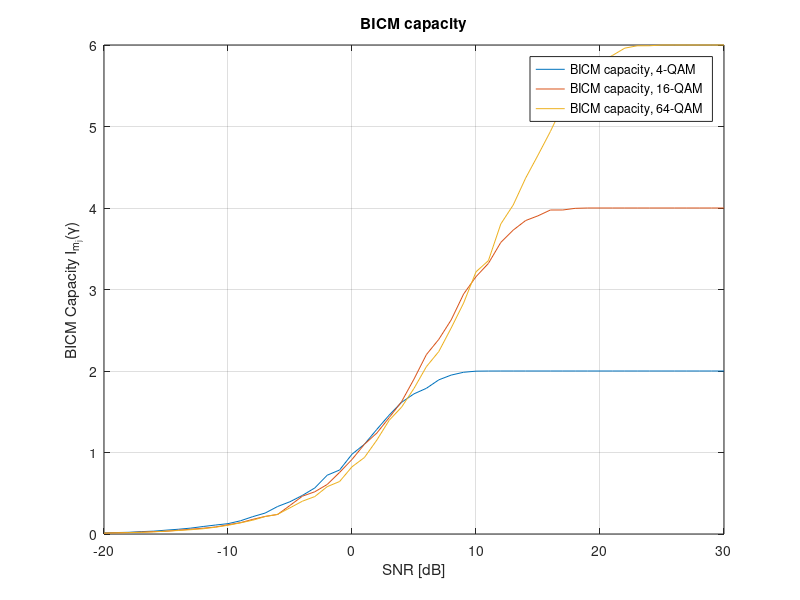

MATLAB code to generate this figure: (Note: this script raises an error after producing the figure.)
function BICM_capacity_tables = LTE_common_calculate_BICM_capacity_tables
% Calculate the lookup tables from which the BICM capacity for each
% constellation used in LTE will be searched. This data will be used by the
% MIESM to average the several subcarrier SINRs into an effective SINR.
% (c) Josep Colom Ikuno, INTHFT, 2010
% www.nt.tuwien.ac.at

m_j = [2 4 6];
SNR = -20:1:30;
N_realizations = 500;

BICM_capacity_tables = struct('m_j',[],'I',[],'SNR',[]);
BICM_capacity_tables = repmat(BICM_capacity_tables,[1 length(m_j)]);

%matlabpool open;
for m_j_idx=1:length(m_j)
    BICM_capacity_tables(m_j_idx) = BICM_capacity(m_j(m_j_idx),SNR,N_realizations);
end
%matlabpool close;

figure;
BICM_capacity_tables_all = zeros(length(m_j),length(BICM_capacity_tables(m_j(1)).I));

for m_j_idx=1:length(m_j)
    BICM_capacity_tables_all(m_j_idx,:) = BICM_capacity_tables(m_j_idx).I;
    displaynames{m_j_idx} = sprintf('BICM capacity, %d-QAM',2^m_j(m_j_idx));
end

plot(BICM_capacity_tables(m_j(1)).SNR,BICM_capacity_tables_all);
legend(displaynames,'Location','Best');
xlabel('SNR [dB]');
ylabel('BICM Capacity I_{m_j}(\gamma)');
title('BICM capacity');
grid on;

output_file = sprintf('BICM_capacity_tables_%d_realizations',N_realizations);
savefile = fullfile('./data_files/',output_file);
save(savefile,'BICM_capacity_tables');

function BICM_capacity_table = BICM_capacity(m_j,SNR,N_realizations)
% Calculate the BICM capacity (I_{m_j}(SNR)) for the LTE constellation
% with m_j bits per symbol and averaging over N_realizations

[symbol_alphabets bittables] = get_constellations;

if length(symbol_alphabets)<m_j || isempty(symbol_alphabets{m_j})
    error('Constellation with m_j of %d not found',m_j);
else
    symbol_alphabet = symbol_alphabets{m_j};
    bittable        = bittables{m_j};
end

I = zeros(1,length(SNR));
SNR_lin_vect = 10.^(SNR/10);

for SNR_idx = 1:length(SNR)
    SNR_lin = SNR_lin_vect(SNR_idx);
    E_y = zeros(1,N_realizations);
    Y   = (randn(1,N_realizations)+1i*randn(1,N_realizations))/sqrt(2);
    for i_=1:m_j
        for b_=[0 1]
            gamma_bi_idx   = (bittable(i_,:)==b_);
            gamma          = symbol_alphabet;
            gamma_bi       = symbol_alphabet(gamma_bi_idx);
            Y_mat_gamma    = repmat(Y,[length(gamma) 1]);
            Y_mat_gamma_bi = repmat(Y,[length(gamma_bi) 1]);
            gamma_mat      = repmat(gamma,[1 N_realizations]);
            gamma_bi_mat   = repmat(gamma_bi,[1 N_realizations]);
            for z=gamma_bi.'
                numerator   = sum(exp(-abs(Y_mat_gamma-sqrt(SNR_lin)*(gamma_mat-z)).^2),1);
                denominator = sum(exp(-abs(Y_mat_gamma_bi-sqrt(SNR_lin)*(gamma_bi_mat-z)).^2),1);
                E_y = E_y + log2(numerator./denominator);
            end
        end
    end
    I(SNR_idx) = m_j - mean(E_y)/length(symbol_alphabet);
end

BICM_capacity_table.m_j = m_j;
BICM_capacity_table.I   = I;
BICM_capacity_table.SNR = SNR;

function [SymbolAlphabet bittable] = get_constellations(varargin)
% Symbol alphabet and bittables code taken from the configuration file of the
% LTE Link Level simulator (see the 3GPP 36 series, TS 36.211)
%  www.nt.tuwien.ac.at/ltesimulator

if isempty(varargin)
    plot_constellations = false;
else
    plot_constellations = varargin{1};
end

SymbolAlphabet{1} = [ 1+1j, -1-1j].'/sqrt(2);
SymbolAlphabet{2} = [ 1+1j, 1-1j, -1+1j, -1-1j].'/sqrt(2);
SymbolAlphabet{4} = [
    complex( 1,  1)
    complex( 1,  3)
    complex( 3,  1)
    complex( 3,  3)
    complex( 1, -1)
    complex( 1, -3)
    complex( 3, -1)
    complex( 3, -3)
    complex(-1,  1)
    complex(-1,  3)
    complex(-3,  1)
    complex(-3,  3)
    complex(-1, -1)
    complex(-1, -3)
    complex(-3, -1)
    complex(-3, -3)
    ] / sqrt(10);
SymbolAlphabet{6} = [
    complex( 3,  3)
    complex( 3,  1)
    complex( 1,  3)
    complex( 1,  1)
    complex( 3,  5)
    complex( 3,  7)
    complex( 1,  5)
    complex( 1,  7)
    complex( 5,  3)
    complex( 5,  1)
    complex( 7,  3)
    complex( 7,  1)
    complex( 5,  5)
    complex( 5,  7)
    complex( 7,  5)
    complex( 7,  7) % symbol 0-15
    complex( 3, -3)
    complex( 3, -1)
    complex( 1, -3)
    complex( 1, -1)
    complex( 3, -5)
    complex( 3, -7)
    complex( 1, -5)
    complex( 1, -7)
    complex( 5, -3)
    complex( 5, -1)
    complex( 7, -3)
    complex( 7, -1)
    complex( 5, -5)
    complex( 5, -7)
    complex( 7, -5)
    complex( 7, -7) % symbol 16-31
    complex(-3,  3)
    complex(-3,  1)
    complex(-1,  3)
    complex(-1,  1)
    complex(-3,  5)
    complex(-3,  7)
    complex(-1,  5)
    complex(-1,  7)
    complex(-5,  3)
    complex(-5,  1)
    complex(-7,  3)
    complex(-7,  1)
    complex(-5,  5)
    complex(-5,  7)
    complex(-7,  5)
    complex(-7,  7) % symbol 32-47
    complex(-3, -3)
    complex(-3, -1)
    complex(-1, -3)
    complex(-1, -1)
    complex(-3, -5)
    complex(-3, -7)
    complex(-1, -5)
    complex(-1, -7)
    complex(-5, -3)
    complex(-5, -1)
    complex(-7, -3)
    complex(-7, -1)
    complex(-5, -5)
    complex(-5, -7)
    complex(-7, -5)
    complex(-7, -7) ] / sqrt(42); % symbol 48-63

bittable{1} = logical([0,1]);
bittable{2} = logical([...
    0,1,0,1;
    0,0,1,1 ...
    ]);
bittable{4} = logical([...
    0,1,0,1,0,1,0,1,0,1,0,1,0,1,0,1;
    0,0,1,1,0,0,1,1,0,0,1,1,0,0,1,1;
    0,0,0,0,1,1,1,1,0,0,0,0,1,1,1,1;
    0,0,0,0,0,0,0,0,1,1,1,1,1,1,1,1 ...
    ]);
bittable{6} = logical([...
    0,1,0,1,0,1,0,1,0,1,0,1,0,1,0,1,0,1,0,1,0,1,0,1,0,1,0,1,0,1,0,1,0,1,0,1,0,1,0,1,0,1,0,1,0,1,0,1,0,1,0,1,0,1,0,1,0,1,0,1,0,1,0,1;
    0,0,1,1,0,0,1,1,0,0,1,1,0,0,1,1,0,0,1,1,0,0,1,1,0,0,1,1,0,0,1,1,0,0,1,1,0,0,1,1,0,0,1,1,0,0,1,1,0,0,1,1,0,0,1,1,0,0,1,1,0,0,1,1;
    0,0,0,0,1,1,1,1,0,0,0,0,1,1,1,1,0,0,0,0,1,1,1,1,0,0,0,0,1,1,1,1,0,0,0,0,1,1,1,1,0,0,0,0,1,1,1,1,0,0,0,0,1,1,1,1,0,0,0,0,1,1,1,1;
    0,0,0,0,0,0,0,0,1,1,1,1,1,1,1,1,0,0,0,0,0,0,0,0,1,1,1,1,1,1,1,1,0,0,0,0,0,0,0,0,1,1,1,1,1,1,1,1,0,0,0,0,0,0,0,0,1,1,1,1,1,1,1,1;
    0,0,0,0,0,0,0,0,0,0,0,0,0,0,0,0,1,1,1,1,1,1,1,1,1,1,1,1,1,1,1,1,0,0,0,0,0,0,0,0,0,0,0,0,0,0,0,0,1,1,1,1,1,1,1,1,1,1,1,1,1,1,1,1;
    0,0,0,0,0,0,0,0,0,0,0,0,0,0,0,0,0,0,0,0,0,0,0,0,0,0,0,0,0,0,0,0,1,1,1,1,1,1,1,1,1,1,1,1,1,1,1,1,1,1,1,1,1,1,1,1,1,1,1,1,1,1,1,1 ...
    ]);

if plot_constellations
    for i_=1:length(SymbolAlphabet)
        if ~isempty(SymbolAlphabet{i_})
            figure;
            plot(SymbolAlphabet{i_},'.k');
            hold on;
            title(sprintf('%d-QAM constellation',2^i_));
            for sym_=1:length(SymbolAlphabet{i_})
                text(real(SymbolAlphabet{i_}(sym_)),imag(SymbolAlphabet{i_}(sym_)),reshape(num2str(bittable{i_}(:,sym_),'%3.0f'),1,[]));
            end
        end
    end
end